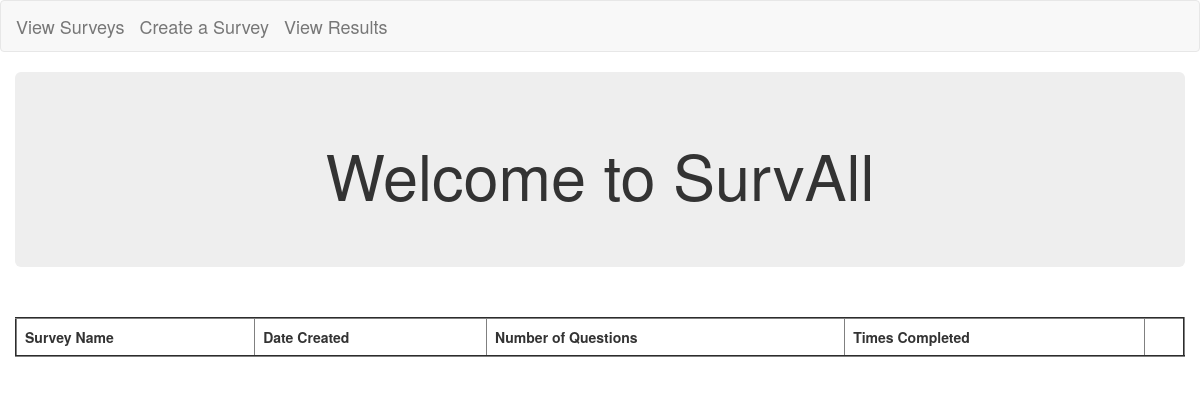
Before: / with the older database file.
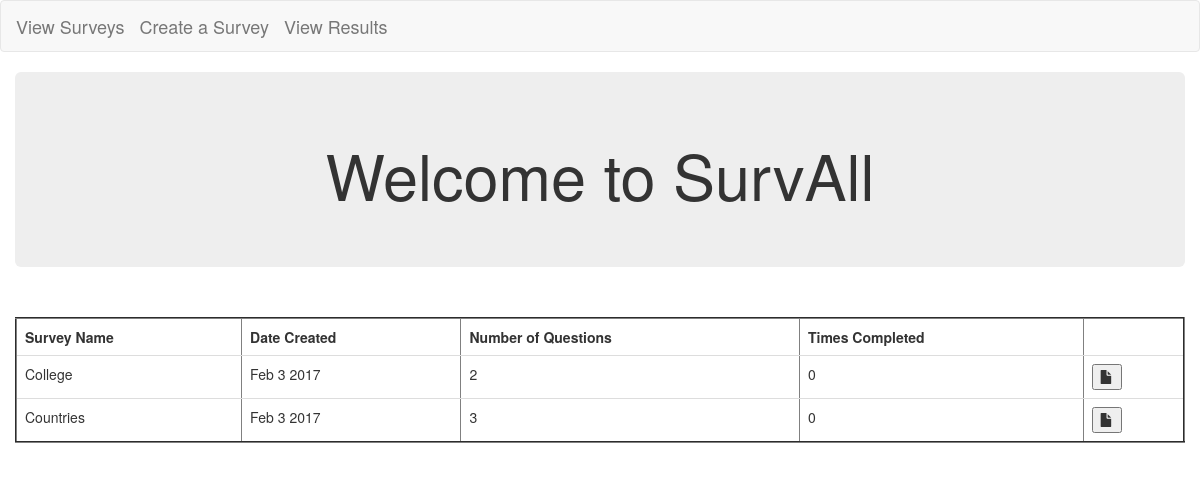
After: the same page with the newer database file.
### posts/models.py (models this page shows, shortened)
class Post(models.Model):
	title = models.CharField(max_length = 250)
	dateSurvCreated = models.DateTimeField()
	numOfQuestions = models.IntegerField( default = '1')
	numOfTimesCompleted = models.IntegerField( default = '1')
	def dateFormat(self):
		return self.dateSurvCreated.strftime('%b %e %Y')

### posts/views.py (the view)
# urls.py: 2. Add a URL to urlpatterns:  url(r'^$', views.home, name='home')
def home(request):
	posts = Post.objects.order_by('title')
	return render(request,'posts/home.html', {'posts':posts})

### posts/templates/posts/home.html (shortened to what this page needs)
<!DOCTYPE html>
<html lang="en">
  <head>
    <link rel="stylesheet" href="https://maxcdn.bootstrapcdn.com/bootstrap/3.3.7/css/bootstrap.min.css">
  </head>
	<nav class="navbar navbar-default">
  		<div class="container-fluid">
    		<div class="navbar-header">
      			<a class="navbar-brand" href="{% url 'home' %}">View Surveys</a>
      			<a class="navbar-brand" href="{% url 'create_survey' %}">Create a Survey</a>
      			<a class="navbar-brand" href="#">View Results</a>
    		</div>
      		</div>
	</nav>
  <body>
 	<div class="container-fluid">
    <div class="jumbotron">
      <h1 class = "text-center">Welcome to SurvAll</h1>
  </div>
    <br />
			<table class ="table" border='2'>
			    <tr>
               		<th>Survey Name</th>
               		<th>Date Created </th>
               		<th>Number of Questions</th>
               		<th>Times Completed</th>
                  <th></th>
               	</tr>
				  {% for post in posts.all %}
				  <tr>
               		<td>{{ post.title}}</td>
               		<td>{{ post.dateFormat}}</td>
               		<td>{{ post.numOfQuestions|floatformat:0 }}</td>
               		<td>{{ post.numOfTimesCompleted|floatformat:0 }}</td>
                  <td><button><span class ="glyphicon glyphicon-file"></span></button></td>
          </tr>
          {% endfor %}
			</table>
	</div>
  </body>
</html>

Changed rows visible on the page:
added Post: title "College", dateFormat "Feb 3 2017", numOfQuestions "2", numOfTimesCompleted "0"
added Post: title "Countries", dateFormat "Feb 3 2017", numOfQuestions "3", numOfTimesCompleted "0"
